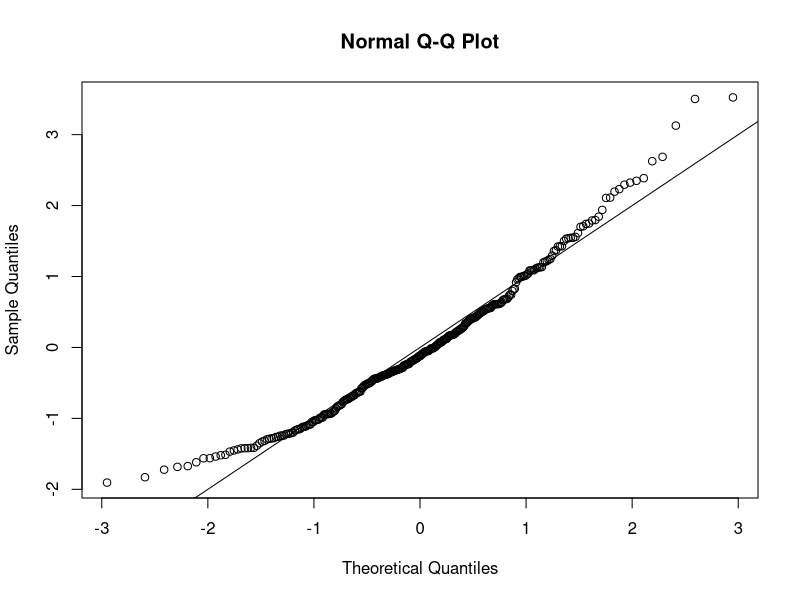
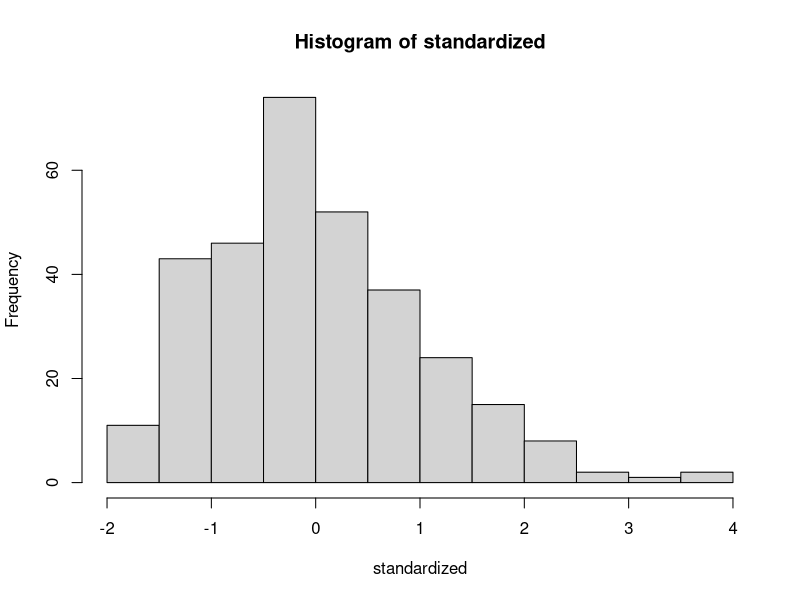
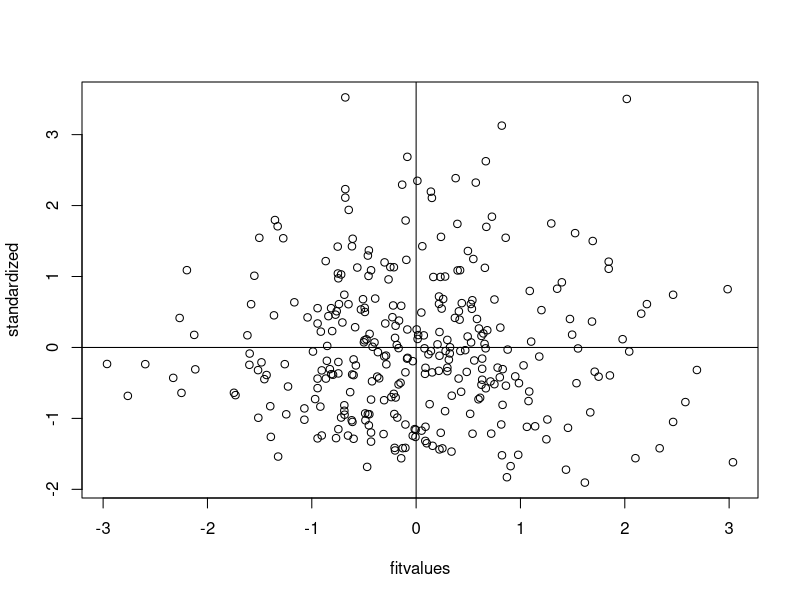

R code for these plots, in order: (Note: this script raises an error after producing the figures.)
setwd("E:/GA/Scales")
master = read.csv("Meaning_Scales_MeaningMakingScale_RR_RN_Paper.csv")
summary(master)

##Reverse Code for number 3
library(car)
master$Q21_3 = recode(master$Q21_3, "1='6'; 2='5'; 3='4'; 4='3'; 5='2'; 6='1'")

####DATA SCREENING####

##Missing Data##
library(mice)
percentmiss = function(x){ sum(is.na(x))/length(x) *100 }

##Going by rows ONLY
notypos = master
missing = apply(notypos[ , 3:9], 1, percentmiss) 
table(missing)

##replace only the data that you should
replacepeople = notypos[ missing <= 5 , ]  
dontpeople = notypos[ missing > 5 , ]

##figure out the columns to exclude (survey data)
apply(replacepeople, 2, percentmiss)
replacecolumn = replacepeople[ , -c(1,2,10)]
dontcolumn = replacepeople[ , c(1,2,10)]

nomiss = replacepeople

##Outliers##
mahal = mahalanobis(nomiss[ , -c(1,2,10)], 
                    colMeans(nomiss[ , -c(1,2,10)], na.rm = TRUE),
                    cov(nomiss[ , -c(1,2,10)], use="pairwise.complete.obs"))

cutoff = qchisq(.999,ncol(nomiss[ , -c(1,2,10)])) 
summary(mahal < cutoff)
noout = nomiss[ mahal < cutoff, ]

##additivity: correlations
correlations = cor(noout[,-c(1,2,10)], use="pairwise.complete.obs")
symnum(correlations)

##make the random stuff
random = rchisq(nrow(noout), 7)
##be sure here not to include the ID columns!
fake = lm(random~., data=noout[ , -c(1:2,10)])

##get the linearity plot
##create the standardized residuals
standardized = rstudent(fake)
qqnorm(standardized)
abline(0,1)

##multivariate normality
hist(standardized, breaks=15)

##homogeneity and homoscedaticity
fitvalues = scale(fake$fitted.values)
plot(fitvalues, standardized) 
abline(0,0)
abline(v = 0)

##Scoring
MMS <- rowSums(noout[, c(3:9)])
MMS

##subsetting data
#Zero = notrandom, One = random, Two = paper
nooutnop = subset(noout, Source < 2)
nomissnop = subset(nomiss, Source < 2)

notrandom = subset(nomissnop, Source == 0)
random = subset(nomissnop, Source == 1)

library(lavaan)
overallmodel = '
MMS =~ Q21_1 + Q21_2 + Q21_3 + Q21_4 + Q21_5 + Q21_6 + Q21_7
'
overall.fit = cfa(model = overallmodel, 
                  data=nomissnop, 
                  meanstructure = TRUE)

summary(overall.fit, 
        standardized=TRUE, 
        rsquare=TRUE, 
        fit.measure = TRUE)
##random
overall.fit.r = cfa(overallmodel, 
                    data=random, 
                    meanstructure = TRUE)

summary(overall.fit.r, 
        standardized=TRUE, 
        rsquare=TRUE, 
        fit.measure = TRUE)
##notrandom
overall.fit.nr = cfa(overallmodel, 
                     data=notrandom, 
                     meanstructure = TRUE)

summary(overall.fit.nr, 
        standardized=TRUE,
        rsquare=TRUE, 
        fit.measure = TRUE)

####Multigroup Testing####
library(semTools)
options(scipen = 999)
multisteps = measurementInvariance(overallmodel, 
                                   data = nomissnop, 
                                   group = "Source",
                                   strict = T)

fitmeasures(multisteps$fit.configural)
fitmeasures(multisteps$fit.loadings)
fitmeasures(multisteps$fit.intercepts)
fitmeasures(multisteps$fit.residuals)

##Broke down on Metric and Strict Invariance
partial = partialInvariance(multisteps, 
                            type = "loadings")
loadingsfree = partial$results
multisteps2 = measurementInvariance(overallmodel,  
                                    data = nomissnop, 
                                    group = "Source",
                                    strict = T,
                                    group.partial = c("=~Q21_1"))
##Now Broke down on Scalar Invariance
partial2 = partialInvariance(multisteps2, 
                             type = "intercepts")
interceptsfree = partial2$results
multisteps3 = measurementInvariance(overallmodel,  
                                    data = nomissnop, 
                                    group = "Source",
                                    strict = T,
                                    group.partial = c("=~Q21_1", "Q21_4~1", "Q21_6~1"))
